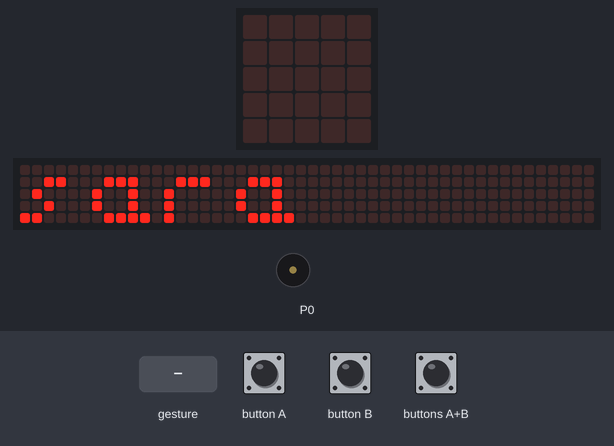
Bench run of a program on a simulated BBC micro:bit (MakeCode). On the bench: the board's 5×5 LED display, a strip that is not on the board, showing the scrolling text unrolled, buzzer (waves = sounding). The test bench sets the inputs (shaded band). A tilt is held for 1.5 s and a shake lasts 1 s, then the board lies face up again; the 48×5 strip is a reading aid, not a part: it shows the text the display is scrolling, unrolled, one strip-width of it at a time.

Above: at 4.3 s.
5.1 s: button A pressed for 0.15 s
At 5.4 s:
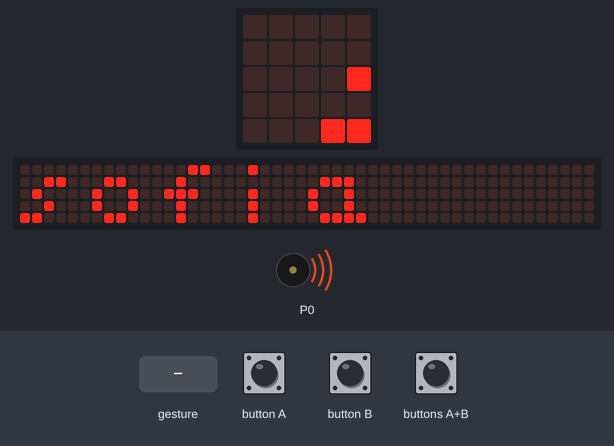
5.8 s: gesture 'shake'
8.8 s: buttons A+B pressed for 0.15 s
At 9.1 s:
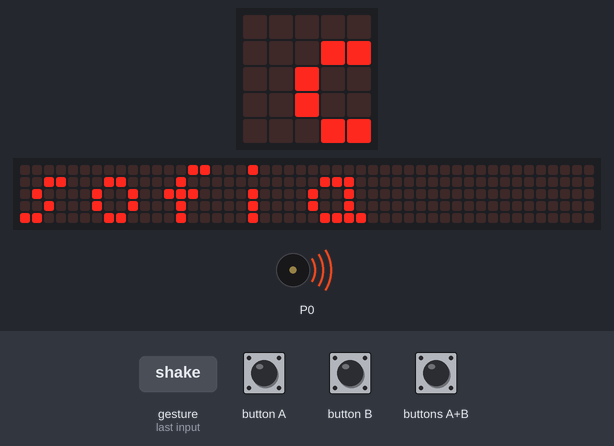
9.5 s: buttons A+B pressed for 1 s
At 10.6 s:
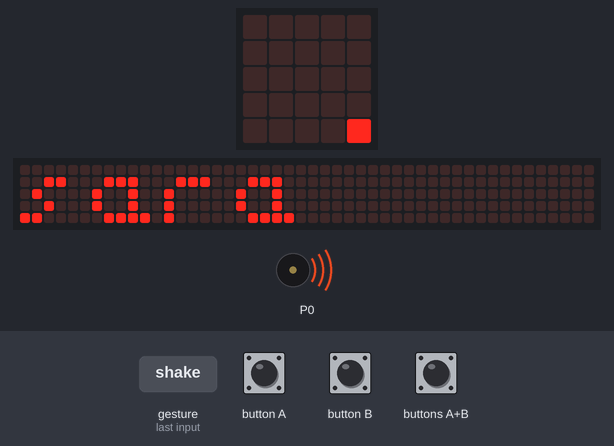
11.1 s: button A pressed 2 times (0.12 s each, 0.3 s apart)
At 53.4 s:
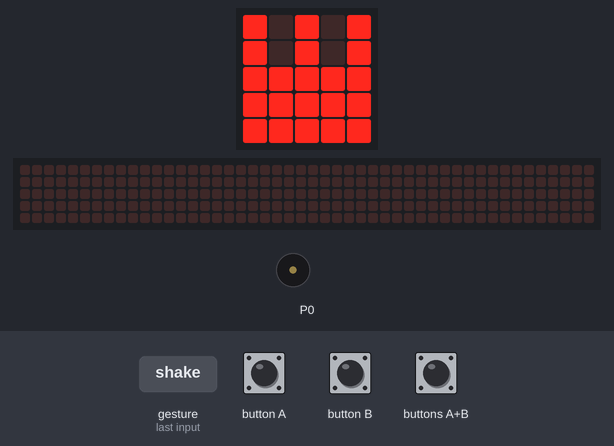
Timing chart, 0 to 53.7 s (numbered marks = the images above; inputs shaded):
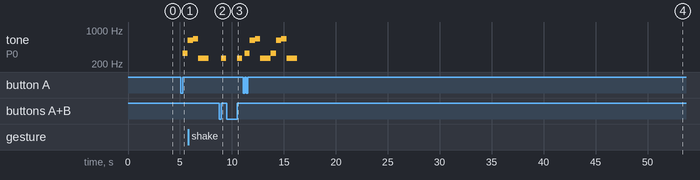

Measured:
- after the input at 5.1 s, tone on P0: silent → 330 Hz after 0.15 s, → 622 Hz 0.51 s later
- after the input at 8.8 s, tone on P0: silent → 262 Hz after 0.15 s, → silent 0.50 s later
- after the input at 9.5 s, tone on P0: silent → 262 Hz after 1.0 s, → silent 0.50 s later
- after the input at 11.1 s, tone on P0: plays 330 Hz for 0.51 s, 622 Hz for 0.51 s, 659 Hz for 0.51 s, 262 Hz for 1.0 s, 330 Hz for 0.51 s, 622 Hz for 0.51 s … (8 notes in this stretch), starting after 0.12 s

The program:

main.ts
```typescript
input.onButtonPressed(Button.A, function () {
    music.play(music.tonePlayable(330, music.beat(BeatFraction.Whole)), music.PlaybackMode.UntilDone)
    music.play(music.tonePlayable(622, music.beat(BeatFraction.Whole)), music.PlaybackMode.UntilDone)
    music.play(music.tonePlayable(659, music.beat(BeatFraction.Whole)), music.PlaybackMode.UntilDone)
    music.play(music.tonePlayable(262, music.beat(BeatFraction.Whole)), music.PlaybackMode.UntilDone)
    music.play(music.tonePlayable(262, music.beat(BeatFraction.Whole)), music.PlaybackMode.UntilDone)
})
input.onGesture(Gesture.Shake, function () {
    basic.showIcon(IconNames.Heart)
    basic.pause(100)
    basic.showIcon(IconNames.Heart)
})
input.onButtonPressed(Button.AB, function () {
    music.play(music.tonePlayable(262, music.beat(BeatFraction.Whole)), music.PlaybackMode.UntilDone)
})
input.onButtonPressed(Button.B, function () {

})
for (let index = 0; index < 5; index++) {
    basic.showString("sara")
    basic.pause(500)
    basic.showString("sofia")
}
basic.forever(function () {
    basic.showLeds(`
        # . # . #
        # . # . #
        # # # # #
        # # # # #
        # # # # #
        `)
})
```

test.ts
```typescript
// aquí va el archivo "tests"; esto no se compilará cuando este paquete se utilice como una extensión.
```
